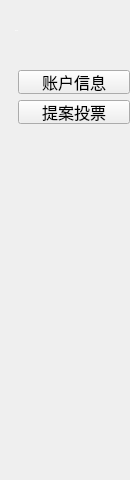
<?xml version="1.0" encoding="UTF-8"?>
<ui version="4.0">
 <class>FunctionCitizenWidget</class>
 <widget class="QWidget" name="FunctionCitizenWidget">
  <property name="geometry">
   <rect>
    <x>0</x>
    <y>0</y>
    <width>130</width>
    <height>480</height>
   </rect>
  </property>
  <property name="windowTitle">
   <string>Form</string>
  </property>
  <widget class="QLabel" name="label_normal">
   <property name="geometry">
    <rect>
     <x>0</x>
     <y>0</y>
     <width>120</width>
     <height>60</height>
    </rect>
   </property>
   <property name="font">
    <font>
     <family>微软雅黑</family>
     <pointsize>-1</pointsize>
     <weight>75</weight>
     <italic>false</italic>
     <bold>true</bold>
    </font>
   </property>
   <property name="styleSheet">
    <string notr="true">color: white;
font: bold 13px &quot;微软雅黑&quot;;
padding-left: 15px;</string>
   </property>
   <property name="text">
    <string>MINER</string>
   </property>
   <property name="alignment">
    <set>Qt::AlignLeading|Qt::AlignLeft|Qt::AlignVCenter</set>
   </property>
  </widget>
  <widget class="QPushButton" name="accountInfoBtn">
   <property name="geometry">
    <rect>
     <x>18</x>
     <y>70</y>
     <width>112</width>
     <height>24</height>
    </rect>
   </property>
   <property name="font">
    <font>
     <pointsize>12</pointsize>
    </font>
   </property>
   <property name="text">
    <string>账户信息</string>
   </property>
  </widget>
  <widget class="QPushButton" name="proposalBtn">
   <property name="geometry">
    <rect>
     <x>18</x>
     <y>100</y>
     <width>112</width>
     <height>24</height>
    </rect>
   </property>
   <property name="font">
    <font>
     <pointsize>12</pointsize>
    </font>
   </property>
   <property name="text">
    <string>提案投票</string>
   </property>
  </widget>
 </widget>
 <resources/>
 <connections/>
</ui>
